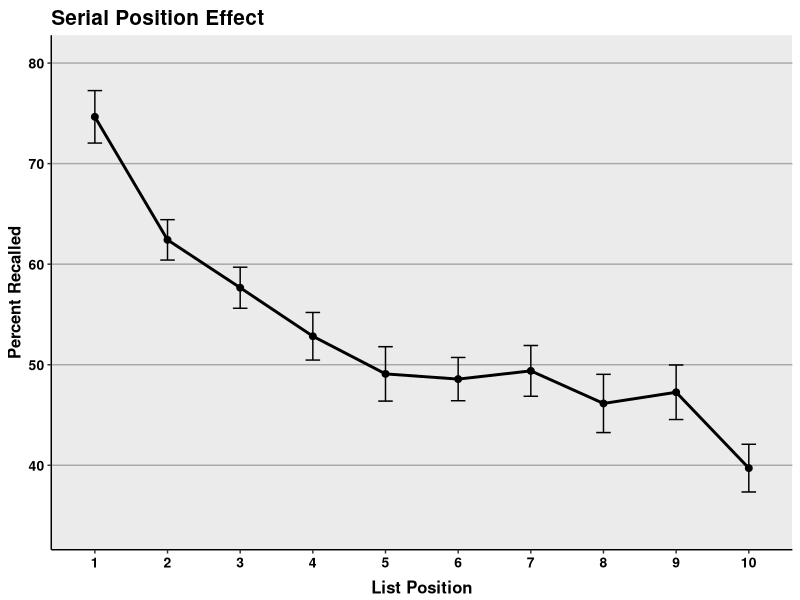
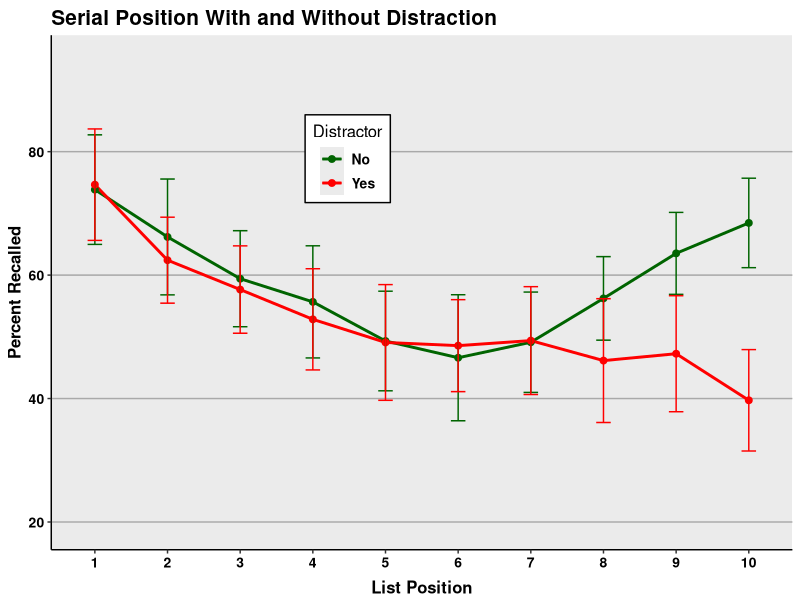
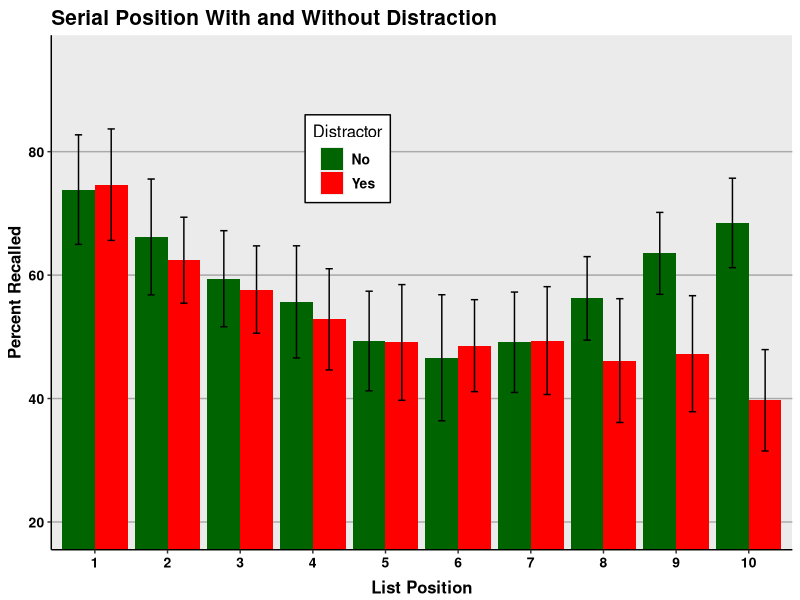

Reproduce these figures in R, in order.
## ---- chunk 1
dat<-read.csv("example6.csv")
## ---- chunk 2
str(dat)
## ---- chunk 3
dat$position<-as.factor(dat$position)
dat$subject<-as.factor(dat$subject)
dat$subject2<-as.factor(dat$subject2)
## ---- chunk 4
temp<-dat[dat$distractor=="yes",]
## ---- chunk 5
summary(aov(percent~position, data=temp))
## ---- chunk 6
library(ggplot2)
library(gplots)
library(dplyr)

temp<-temp%>%group_by(position)%>%
  summarize(means=mean(percent),
            sems=sd(percent)/sqrt(length(percent)))

f<-ggplot(temp, aes(x=as.factor(position),
                    y=means,
                    group=1))+
  geom_line(size=1)+
  geom_point(size=2)+
  geom_errorbar(aes(ymax=means+sems,
                    ymin=means-sems),
                width=.2)+
  ggtitle("Serial Position Effect")+
  labs(x="List Position",y="Percent Recalled")+
  theme(plot.title=element_text(size=15,face="bold",vjust=.5))+
  theme(axis.title.x=element_text(size=12,face="bold",vjust=-.25))+
  theme(axis.title.y=element_text(size=12,face="bold",vjust=1))+
  theme(axis.text.x=element_text(size=10,face="bold",color="black"))+
  theme(axis.text.y=element_text(size=10,face="bold",color="black"))+
  coord_cartesian(ylim=c(min(temp$means)-2*max(temp$sems),
                         max(temp$means)+2*max(temp$sems)))+
  theme(panel.border=element_blank(),axis.line=element_line())+
  theme(panel.grid.major.x=element_blank())+
  theme(panel.grid.major.y=element_line(color="darkgrey"))+
  theme(panel.grid.minor.y=element_blank())
f
## ---- chunk 7
temp<-dat[dat$distractor=="yes",]
## ---- chunk 8
summary(aov(percent~position+
              Error(subject/position),data=temp))
## ---- chunk 9
summary(aov(percent~position*distractor, data=dat))
## ---- chunk 10
temp<-dat%>%group_by(position,distractor)%>%
  summarize(means=mean(percent),
            sems=sd(percent)/sqrt(length(n)))
## ---- chunk 11
f<-ggplot(temp, aes(x=position,
                    y=means,
                    group=distractor,
                    color=distractor))+
  geom_line(size=1)+
  geom_point(size=2)+
  scale_color_manual(values=c("darkgreen","red"),
                     name="Distractor",
                     breaks=c("no","yes"),
                     labels=c("No", "Yes"))+
  geom_errorbar(aes(ymax=means+sems, ymin=means-sems),width=.2)+
  ggtitle("Serial Position With and Without Distraction")+
  labs(x="List Position",y="Percent Recalled")+
  theme(plot.title=element_text(size=15,face="bold",vjust=.5))+
  theme(axis.title.x=element_text(size=12,face="bold",vjust=-.25))+
  theme(axis.title.y=element_text(size=12,face="bold",vjust=1))+
  theme(axis.text.x=element_text(size=10,face="bold",color="black"))+
  theme(axis.text.y=element_text(size=10,face="bold",color="black"))+
  coord_cartesian(ylim=c(min(temp$means)-2*max(temp$sems),
                         max(temp$means)+2*max(temp$sems)))+
  theme(panel.border=element_blank(),axis.line=element_line())+
  theme(panel.grid.major.x=element_blank())+
  theme(panel.grid.major.y=element_line(color="darkgrey"))+
  theme(panel.grid.minor.y=element_blank())+
  theme(legend.position=c(.4,.76))+
  theme(legend.background=element_blank())+
  theme(legend.background=element_rect(color="black"))+
  theme(legend.title=element_blank())+
  theme(legend.title=element_text(size=12))+
  theme(legend.title.align=.5)+
  theme(legend.text=element_text(size=10,face="bold"))
f

f<-ggplot(temp, aes(x=position,
                    y=means,
                    fill=distractor))+
  geom_bar(stat="identity",position=position_dodge())+
  scale_fill_manual(values=c("darkgreen","red"),
                     name="Distractor",
                     breaks=c("no","yes"),
                     labels=c("No", "Yes"))+
  geom_errorbar(aes(ymax=means+sems,
                    ymin=means-sems),
                width=.2,
                position=position_dodge(.9))+
  ggtitle("Serial Position With and Without Distraction")+
  labs(x="List Position",y="Percent Recalled")+
  theme(plot.title=element_text(size=15,face="bold",vjust=.5))+
  theme(axis.title.x=element_text(size=12,face="bold",vjust=-.25))+
  theme(axis.title.y=element_text(size=12,face="bold",vjust=1))+
  theme(axis.text.x=element_text(size=10,face="bold",color="black"))+
  theme(axis.text.y=element_text(size=10,face="bold",color="black"))+
  coord_cartesian(ylim=c(min(temp$means)-2*max(temp$sems),
                         max(temp$means)+2*max(temp$sems)))+
  theme(panel.border=element_blank(),axis.line=element_line())+
  theme(panel.grid.major.x=element_blank())+
  theme(panel.grid.major.y=element_line(color="darkgrey"))+
  theme(panel.grid.minor.y=element_blank())+
  theme(legend.position=c(.4,.76))+
  theme(legend.background=element_blank())+
  theme(legend.background=element_rect(color="black"))+
  theme(legend.title=element_blank())+
  theme(legend.title=element_text(size=12))+
  theme(legend.title.align=.5)+
  theme(legend.text=element_text(size=10,face="bold"))
f
## ---- chunk 12
summary(aov(percent~position*distractor+
              Error(subject/(position*distractor)),
                    data=dat))
## ---- chunk 13
summary(aov(percent~position*distractor+
              Error(subject2/position),
            data=dat))
